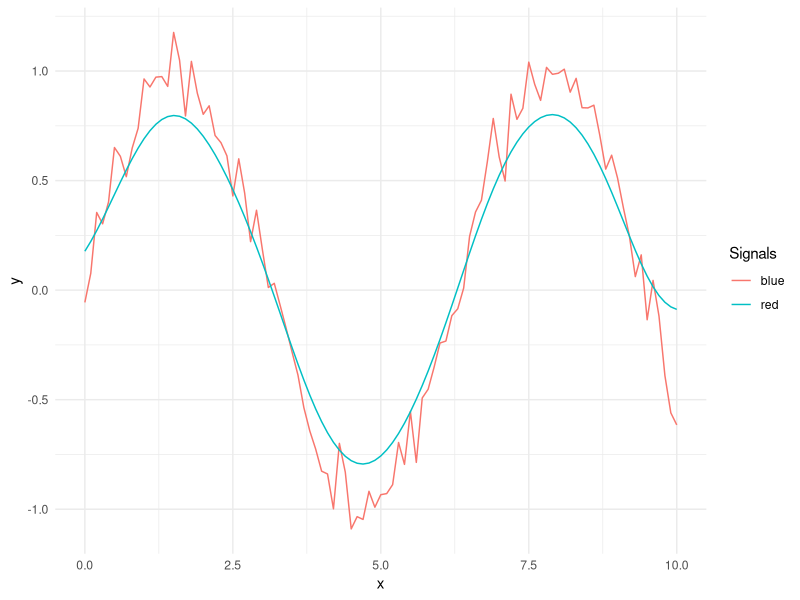

This chart was generated by the following R code:
## ---- chunk 1

library(ggplot2)

## ---- chunk 2
# Generate some example data
set.seed(123)
x <- seq(0, 10, length.out = 101)
y <- sin(x) + rnorm(101, 0, 0.1)



# Define the Gaussian sum filter function
gsf <- function(x, y, mu, sigma, w) {
  # Compute the Gaussian kernels
  kernels <- sapply(mu, function(m) dnorm(x, m, sigma))
  
  # Compute the filtered values
  filtered <- apply(kernels * w, 2, function(wk) sum(wk * y))
  
  return(filtered)
}

# Define the parameters of the filter
mu <- seq(0, 10, length.out = 101)
sigma <- 0.5
w <- rep(1/11, 101)

# Apply the filter to the example data
filtered <- gsf(x, y, mu, sigma, w)


# Plot the original and filtered data
df_plot <- data.frame(x =x, Original = y, Filtered = filtered)

###### Check out why the legend does not work. ggplot2 should have simple scale_fill_discrete() does not function. Continue and come back later.

p = ggplot(df_plot) +
              geom_line(aes(x,y, color = 'blue')) + 
              geom_line(aes(x, filtered, color = 'red')) +
              theme_minimal()


p + labs(color = 'Signals', legend= c('Original', 'filtered')) 


# plot(x, y, type = 'l', col = 'blue', main = 'Gaussian sum filter example')
# lines(x, filtered, col = 'red')
# legend('topleft', legend = c('Original', 'Filtered'), col = c('blue', 'red'), lty = 1)
